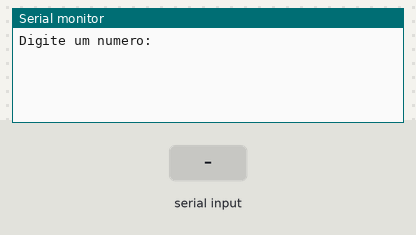
Simulated run of this sketch. Board: Arduino Uno, built with avr-gcc and run on an emulated ATmega328P. Shown: the last lines printed to the serial monitor. Inputs (shaded band) come from the test bench.

Above: at 1.2 s.
1.3 s: "90,45\n" received over Serial
At 2.63 s:
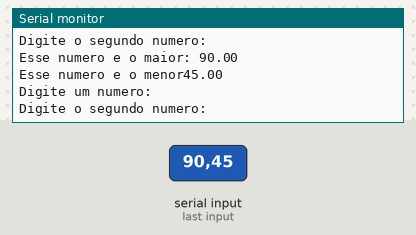
2.8 s: "30,150\n" received over Serial
At 4.3 s:
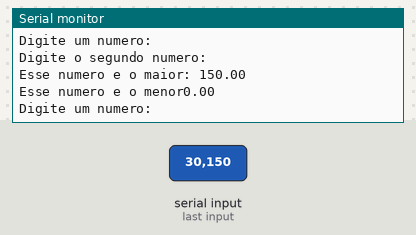

The sketch:

maior_ou_menor1.ino
```cpp
// Faça um programa receba dois valores e imprima qual é o maior número
//digitado.

//Variaveis
float n1 = 0;
float n2 = 0;


void setup()
{
  Serial.begin(9600);
}

void loop()
{
  Serial.println("Digite um numero: ");
  while( ! Serial.available() );
  n1 = Serial.parseFloat();

  Serial.println("Digite o segundo numero: ");
  while( ! Serial.available() );
  n2 = Serial.parseFloat();


  if( n1 > n2 ){
    Serial.println("Esse numero e o maior: " + String(n1));
    Serial.println("Esse numero e o menor" + String(n2));
  }

    else{
    Serial.println("Esse numero e o maior: " + String(n2));
    Serial.println("Esse numero e o menor" + String(n1));
  }

}
```

Measured:
- after the input at 1.3 s, the serial monitor: prints a new line at once (image 1)
- after the input at 2.8 s, the serial monitor: prints a new line at once (image 2)
